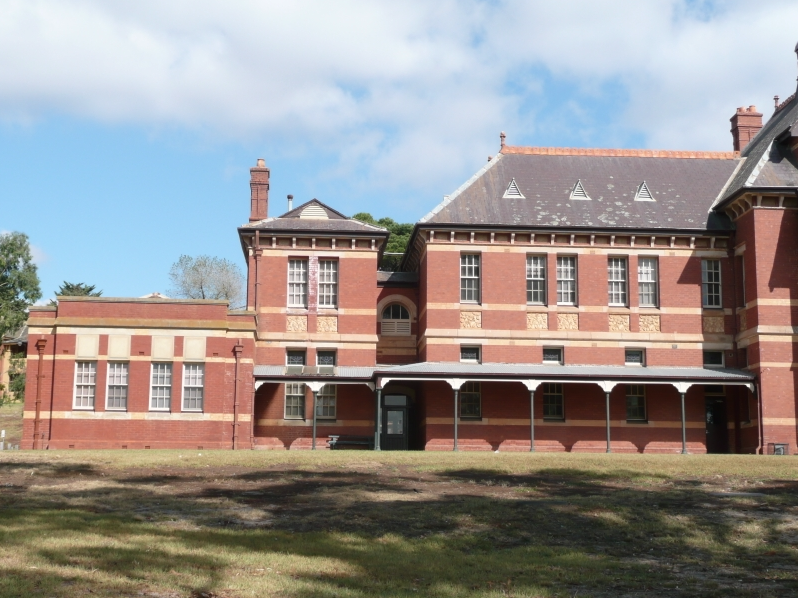
//> input picture ROS_build/color/L.png, 798 x 598 px
$ ./Stiching_image   (built with g++ and OpenCV 4)
//> lines starting //> are read from the running program, lines starting //| are printed output that depends on the picture
#include <iostream>
#include <numeric>
#include <Opencv/Opencv.hpp>
#include <opencv2/opencv.hpp>
#include "opencv2/imgcodecs.hpp"
#include <opencv2/highgui.hpp>
#include <opencv2/objdetect/objdetect.hpp>
#include <opencv2/features2d.hpp>
// #include <opencv2/xfeatures2d.hpp>
// #include <opencv2/xfeatures2d/nonfree.hpp>
#include <Eigen/Core>
#include <pangolin/pangolin.h>
#include <unistd.h>
#include <opencv2/stitching.hpp>

using namespace cv;
// using namespace cv::xfeatures2d;

// https://docs.opencv.org/4.x/d8/d19/tutorial_stitcher.html
std::string left_file = "/Users/yeontaemin/github/algorithm_ws/ROS_build/color/L.png";
std::string right_file = "/Users/yeontaemin/github/algorithm_ws/ROS_build/color/R.png";
// std::string left_file = "/home/cona/git/algorithm_ws/ROS_build/color/left.png";
// std::string right_file = "/home/cona/git/algorithm_ws/ROS_build/color/right.png";

class ORB_feature
{
    private:
        cv::Mat key_L, key_R;
        std::vector<cv::KeyPoint> L_point, R_point;

        cv::Mat Good_dst, dst;

        void extract_ORB_feature(cv::Mat& left, cv::Mat& right){
            cv::Ptr<cv::Feature2D> orb = cv::ORB::create(); // const static auto&
            orb->detectAndCompute(left, cv::noArray(), L_point, key_L);
            orb->detectAndCompute(right, cv::noArray(), R_point, key_R);
        }
        std::vector<cv::DMatch> matches_ORB_feature(cv::Mat& left, cv::Mat& right){
            cv::Ptr<cv::DescriptorMatcher> matcher = cv::BFMatcher::create(cv::NORM_HAMMING);
            std::vector<cv::DMatch> matches;
            matcher->match(key_L, key_R, matches);
            std::sort(matches.begin(), matches.end());
            std::vector<cv::DMatch> good_matches(matches.begin(), matches.end());

            cv::drawMatches(left, L_point,
                            right, R_point,
                            matches, dst,
                            cv::Scalar::all(-1), cv::Scalar(-1), std::vector<char>(), cv::DrawMatchesFlags::NOT_DRAW_SINGLE_POINTS);
            cv::drawMatches(left, L_point,
                            right, R_point,
                            good_matches, Good_dst,
                            cv::Scalar::all(-1), cv::Scalar(-1), std::vector<char>(), cv::DrawMatchesFlags::NOT_DRAW_SINGLE_POINTS);

            cv::drawKeypoints(left, L_point, left, cv::Scalar::all(-1), cv::DrawMatchesFlags::DRAW_RICH_KEYPOINTS);
            cv::drawKeypoints(right, R_point, right, cv::Scalar::all(-1), cv::DrawMatchesFlags::DRAW_RICH_KEYPOINTS);

            return good_matches;
        }
        cv::Mat Get_homography_matrix(std::vector<cv::KeyPoint>& L_p, std::vector<cv::KeyPoint>& R_p, std::vector<cv::DMatch>& g_m){
            // [6 lines of commented-out code are left out]
            std::vector<int> points1, points2;
            for(auto iter = g_m.begin(); iter != g_m.end(); ++iter){
                points1.push_back(iter->queryIdx);
                points2.push_back(iter->trainIdx);
            }
            std::vector<cv::Point2f> selPoints1, selPoints2;
            cv::KeyPoint::convert(L_p, selPoints1, points1);
            cv::KeyPoint::convert(R_p, selPoints2, points2);
            cv::Mat h_matrix = findHomography(cv::Mat(selPoints2), cv::Mat(selPoints1), cv::RANSAC);
            std::cout << "H \n" << h_matrix << std::endl;
            return h_matrix;
        }
        void Panorama_img(cv::Mat& H_Matrix, cv::Mat& left, cv::Mat& right){
            cv::imshow("Origin_r", right);
            cv::imshow("Origin_l", left);
            cv::Mat result, result_left;
            cv::warpPerspective(right, result, H_Matrix, cv::Size(left.cols+right.cols, right.rows * 1.2));
            cv::imshow("wrap", result);

            // cv::Mat matPanorama = result_right.clone(); //복사본 대입
	        cv::Mat matROI(result, cv::Rect(0, 0, left.cols, left.rows));
            // cv::imshow("matROI", matROI);

	        left.copyTo(matROI);
            cv::imshow("Panorama", result);
            cv::waitKey(0);
        }
        void Display_All(){
            cv::imshow("Matches", dst);
            cv::imshow("Good_Matches", Good_dst);
            cv::waitKey(0);
        }
    public:
        ORB_feature(cv::Mat& left, cv::Mat& right){
            cv::Mat tmp_left, tmp_right;
            cv::cvtColor(left, tmp_left, cv::COLOR_RGB2GRAY);
            cv::cvtColor(right, tmp_right, cv::COLOR_RGB2GRAY);

            extract_ORB_feature(tmp_left, tmp_right);
            std::vector<cv::DMatch> Good_Matches = matches_ORB_feature(tmp_left, tmp_right);
            cv::Mat H = Get_homography_matrix(L_point, R_point, Good_Matches);
            Panorama_img(H, left, right);
            Display_All();
        }
        ~ORB_feature(){}
};

class Stiching
{
    public:
        bool cv_Stitcher(cv::Mat& left, cv::Mat& right){
            std::vector<cv::Mat> Mat_v;
            Mat_v.push_back(left.clone());
            Mat_v.push_back(right.clone());

            cv::Mat pano;
            cv::Stitcher::Mode mode = cv::Stitcher::PANORAMA;
            cv::Ptr<cv::Stitcher> sti = cv::Stitcher::create(mode);
            cv::Stitcher::Status status = sti->stitch(Mat_v, pano);
            if(status != cv::Stitcher::OK){
                std::cout << "Can't stitch images, error code = " << int(status) << std::endl;
                return false;
            }

            cv::imshow("left", left);
            cv::imshow("right", right);
            cv::imshow("Panorama", pano);
            cv::waitKey(0);
            return true;
        }
        Stiching(cv::Mat& left, cv::Mat& right){
            cv_Stitcher(left, right);
        }
        ~Stiching(){}
};

int main(int argc, char** argv)
{
    cv::Mat left = cv::imread(left_file, cv::IMREAD_COLOR); //GRAYSCALE
//> left is the input picture: 598 rows x 798 cols, CV_8UC3; mean B, G, R 143.7, 146, 151.1
    cv::Mat right = cv::imread(right_file, cv::IMREAD_COLOR);
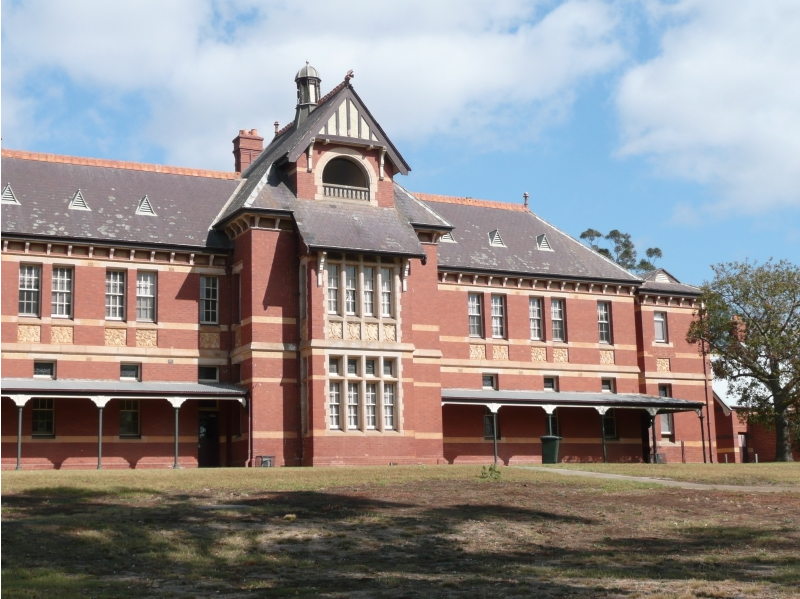
//> input picture ROS_build/color/R.png, 800 x 599 px
//> right is the input picture: 599 rows x 800 cols, CV_8UC3; mean B, G, R 139.2, 139.8, 145.8

    if(left.empty() == true || right.empty() == true)
        return -1;

    ORB_feature ob(left, right);
//> in ORB_feature, `cv::cvtColor(right, tmp_right, cv::COLOR_RGB2GRAY);`:
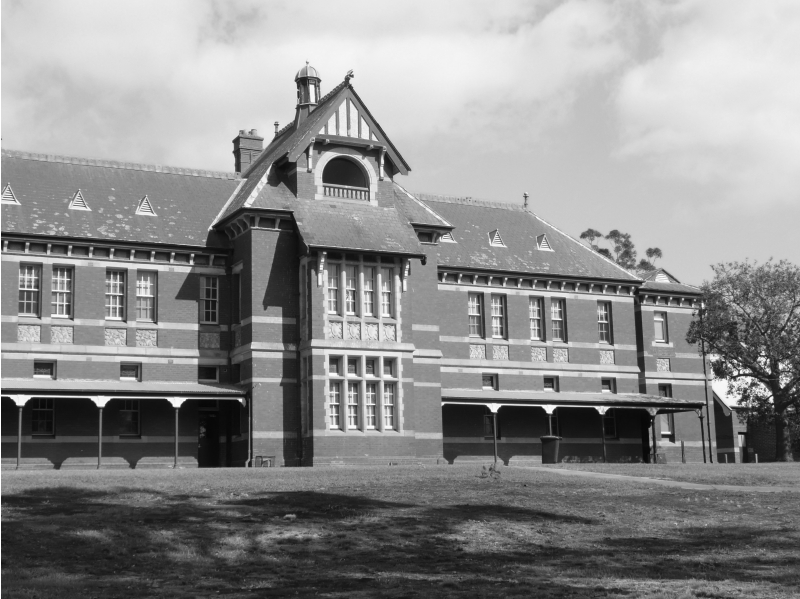
//> tmp_right: 599 rows x 800 cols, CV_8UC1; min 6, max 255, mean 140.3
//> in extract_ORB_feature, `orb->detectAndCompute(left, cv::noArray(), L_point, key_L);`: L_point = 500 keypoints; strongest (x, y, size): (682, 388, 64.3), (607, 386, 77.1), (455, 383, 77.1), (530, 386, 77.1)
//> in extract_ORB_feature, `orb->detectAndCompute(right, cv::noArray(), R_point, key_R);`: R_point = 500 keypoints; strongest (x, y, size): (494, 408, 64.3), (177, 403, 77.1), (550, 411, 64.3), (100, 403, 77.1)
//> in matches_ORB_feature, `matcher->match(key_L, key_R, matches);`: matches = 500 matches
//> in matches_ORB_feature, `cv::drawKeypoints(left, L_point, left, cv::Scalar::all(-1), cv::DrawMa..`:
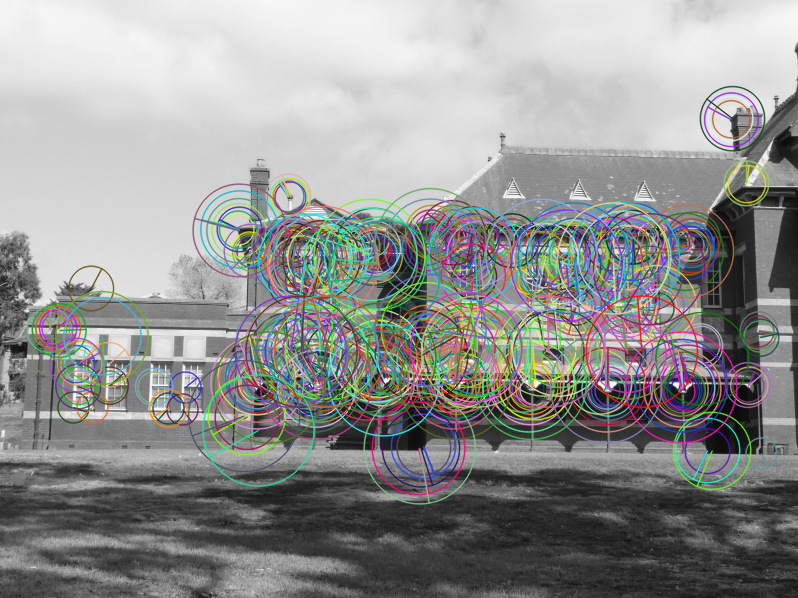
//> left: 598 rows x 798 cols, CV_8UC3; mean B, G, R 145.4, 146.6, 145.9
//> in matches_ORB_feature, `cv::drawKeypoints(right, R_point, right, cv::Scalar::all(-1), cv::Draw..`:
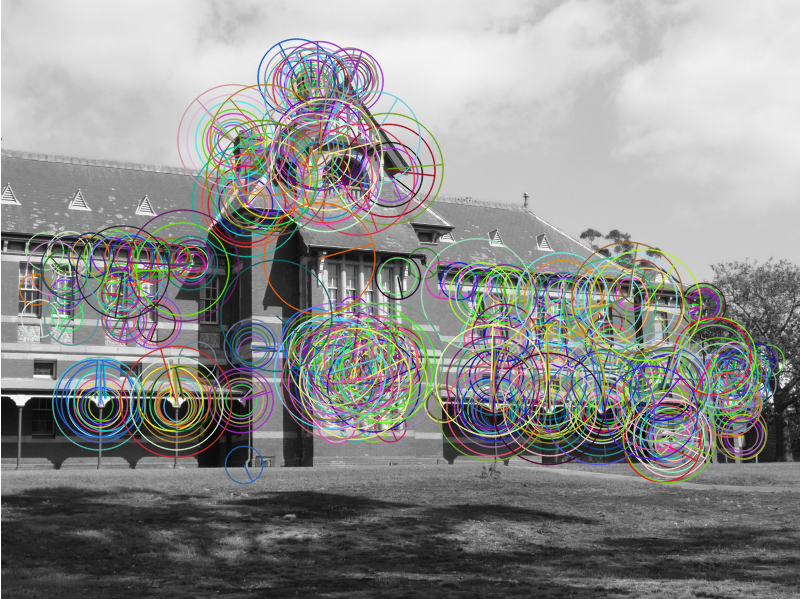
//> right: 599 rows x 800 cols, CV_8UC3; mean B, G, R 140, 141.2, 141
//> after the loop in Get_homography_matrix, `for(auto iter = g_m.begin(); iter != g_m.end(); ++iter)`: points1 = 500 values, max 499 at index 478, min 0 at index 144, mean 249.5; points2 = 500 values, max 499 at index 456, min 2 at index 280, mean 221.7
//> in Get_homography_matrix, `cv::KeyPoint::convert(L_p, selPoints1, points1);`: selPoints1 = 500 Points (x, y), first 12: [528, 389], [682.2, 387.8], [680.8, 387], [608.3, 388.8], [558.1, 257.5], [653, 281], [656.6, 305.9], [678, 390], [632.5, 243.7], [679, 391], [685, 391], [746.4, 183.6]
//> in Get_homography_matrix, `cv::KeyPoint::convert(R_p, selPoints2, points2);`: selPoints2 = 500 Points (x, y), first 12: [173, 406], [176.3, 404.4], [175.6, 401.3], [100.2, 404.4], [53.57, 267.8], [151, 295], [153.8, 321.4], [172.8, 405.6], [131.3, 257.5], [173, 406], [179, 406], [246, 204]
//> in Get_homography_matrix, `cv::Mat h_matrix = findHomography(cv::Mat(selPoints2), cv::Mat(selPoin..`: h_matrix = [[0.695, 0.046, 499.4], [-0.132, 0.948, 5.67], [-0.000374, 1.34e-05, 1]]
//| H
//| [0.6951606402989697, 0.04597762452236889, 499.4407958658277;
//|  -0.1324770076858593, 0.9477933682200201, 5.672959382352601;
//|  -0.0003736678361332701, 1.344797785752217e-05, 1]
//> in ORB_feature, `cv::Mat H = Get_homography_matrix(L_point, R_point, Good_Matches);`: H has the same summary as h_matrix in Get_homography_matrix
//> in Panorama_img, `cv::Mat matROI(result, cv::Rect(0, 0, left.cols, left.rows));`:
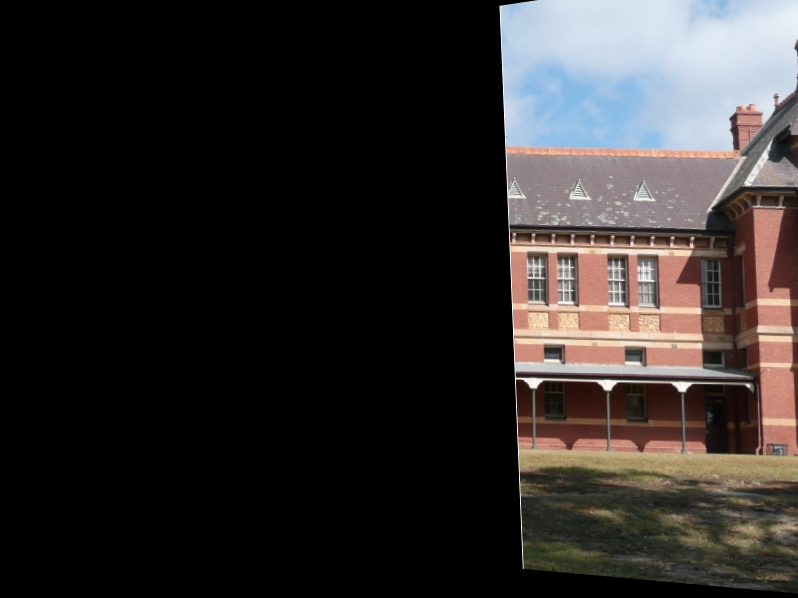
//> matROI: 598 rows x 798 cols, CV_8UC3; mean B, G, R 43.5, 44.4, 48.1
//> in Panorama_img, `left.copyTo(matROI);`:
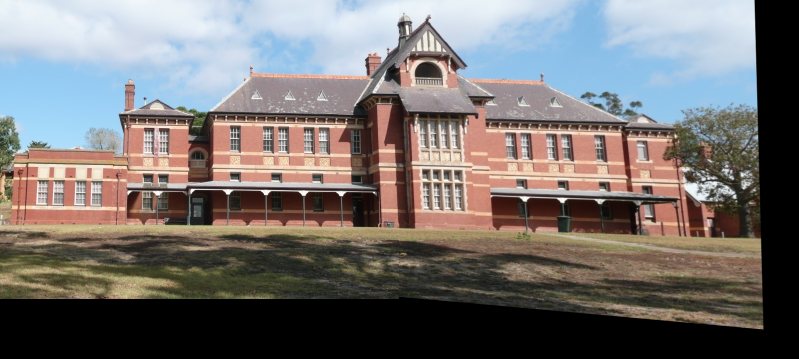
//> result: 718 rows x 1598 cols, CV_8UC3 (shown at 1/2 size); mean B, G, R 112.8, 114.4, 118.7
    Stiching st(left, right);
//> in cv_Stitcher, `cv::Stitcher::Status status = sti->stitch(Mat_v, pano);`:
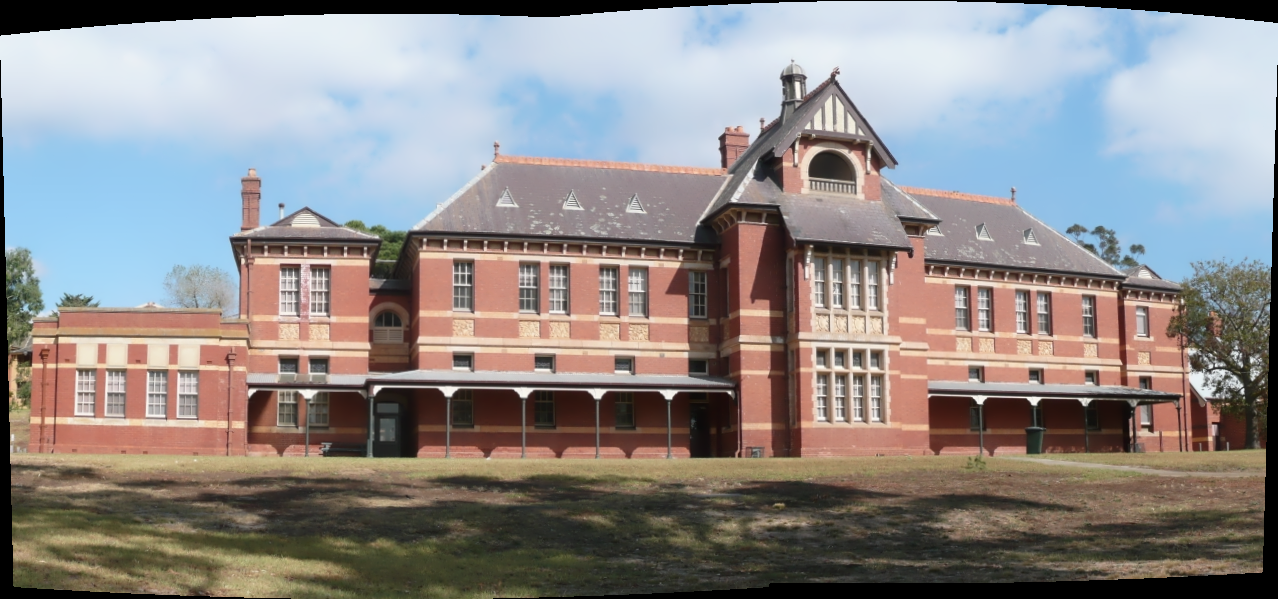
//> pano: 599 rows x 1278 cols, CV_8UC3; mean B, G, R 137.3, 138.3, 142.8
    return 0;
}
